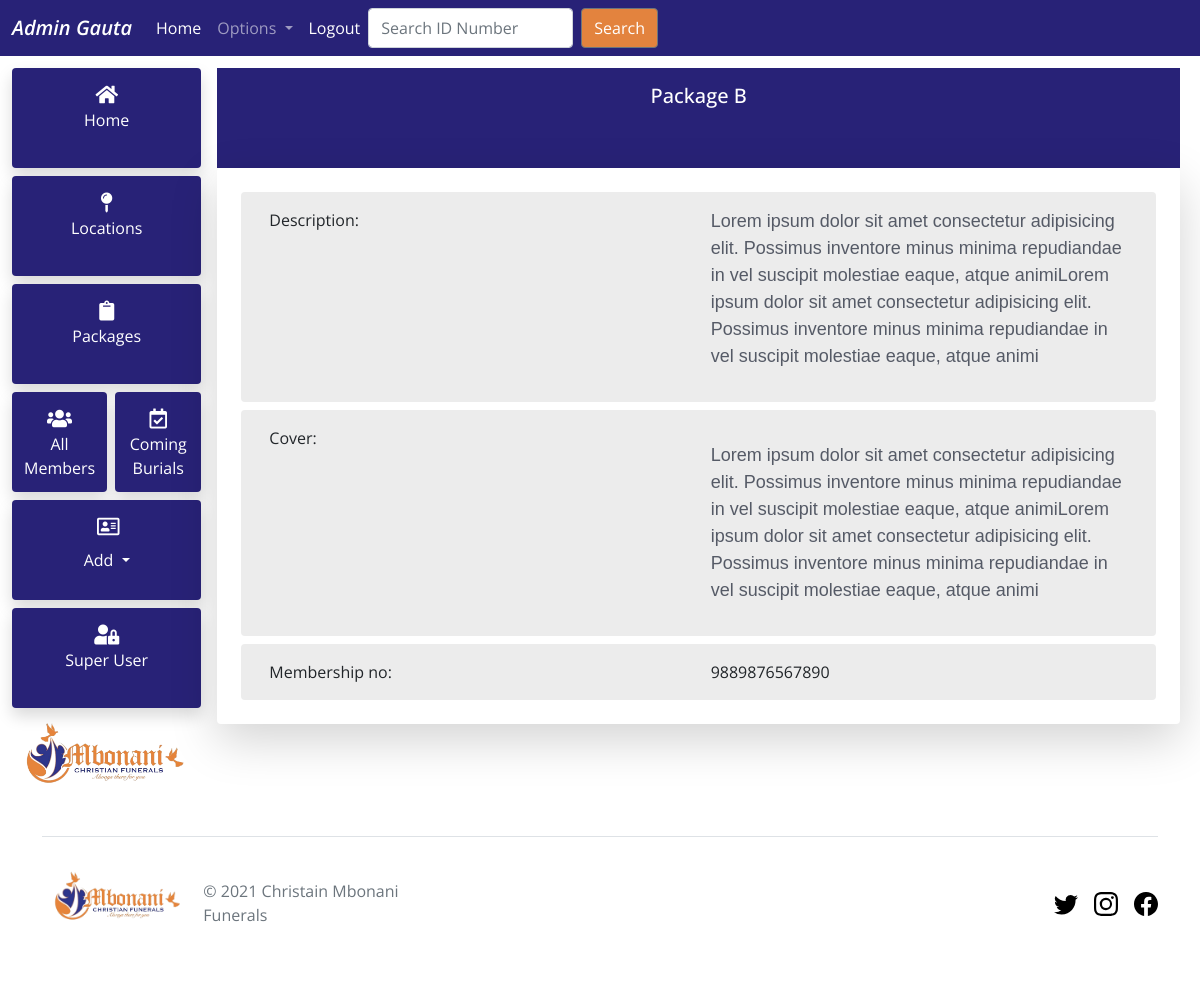
The app's page /members/member-package/9889876567890 (signed in) with its own data.
### accounts/models.py (models this page shows)
class Member(AbstractUser):
    status = models.CharField(max_length=15,
                              choices=STATUS_CHOICES,
                              default="pending")
    package = models.ForeignKey(Package,
                                max_length=15,
                                on_delete=models.CASCADE,
                                blank=True,
                                null=True)
    id_number = models.CharField(max_length=13, unique=True)
    phone_number = models.CharField(max_length=11)
    phone_number_2 = models.CharField(max_length=11, blank=True)
    address = models.CharField(max_length=500)
    id_copy = models.FileField(upload_to='files/identity_docs/', blank=True)
    proof_of_address = models.FileField(upload_to='files/address_docs/',
                                        blank=True)
    recieved_by = models.CharField(max_length=250, default='online')
    created = models.DateTimeField(auto_now_add=True)
    burial_date = models.DateTimeField(blank=True, null=True)
    slug = models.SlugField(unique=True)
    def __str__(self):
        return self.first_name

### website/models.py (models this page shows)
class Package(models.Model):
    package = models.CharField(max_length=50, null=True, blank=True)
    description = models.TextField(null=True, blank=True)
    services = models.TextField(blank=True, null=True)
    def __str__(self):
        return self.package

### accounts/views.py (the view)
@login_required(login_url='login')
def memberPackage(request, slug_id):
    member = Member.objects.get(slug=slug_id)
    context = {'member': member}
    return render(request, 'accounts/member-package.html', context)

### accounts/templates/accounts/member-package.html (shortened to what this page needs)
{% extends 'main/main.html' %}
{% load static %}
{% block content %}
    {% if member.package %}
              <div class="mt-1 my-5">
                <div class="spouse-card p-3">
                  <center>
                    <h5 class="spouse-fonts">
                      {{member.package}}
                    </h5>
                  </center>
                </div>
                <div class="member-info shadow-lg rounded p-3">
                  <div class="row p-3 rounded m-2 info-details-bg">
                    <div class="col-sm sm-padding">Description:</div>
                    <div class="col-sm"><p>{{member.package.description|safe }}</p></div>
                  </div>
                  <div class="row p-3 rounded m-2 info-details-bg">
                    <div class="col-sm sm-padding">Cover:</div>
                    <div class="col-sm"><p>{{member.package.services|safe }}</p></div>
                  </div>
                   <div class="row p-3 rounded m-2 info-details-bg">
                    <div class="col-sm sm-padding">Membership no:</div>
                    <div class="col-sm">{{member.id_number}}</div>
                  </div>
                </div>
              </div>
    {% endif %}
</div>
{% endblock %}

### templates/main/navbar.html (shortened to what this page needs)
{% if request.user.is_staff %}
<nav class="navbar navbar-expand-lg navbar-dark christian-bg ">
  <div class="container-fluid">
    <a class="navbar-brand italic-600" href="{% url 'homepage' %}">Admin {{ request.user }}</a>
    <div class="collapse navbar-collapse" id="navbarSupportedContent">
      <ul class="navbar-nav me-auto mb-2 mb-lg-0">
        <li class="nav-item">
          <a class="nav-link text-white" aria-current="page" href="{% url 'homepage' %}">Home</a>
        </li>
         <li class="nav-item dropdown">
          <a class="nav-link dropdown-toggle" href="#" id="navbarDropdown" role="button" data-bs-toggle="dropdown" aria-expanded="false">
            Options
          </a>
        </li>
        <li class="nav-item">
          <a class="nav-link text-white" href="{% url 'logout' %}">Logout</a>
        </li>
      <form method="POST" action="{% url 'search-member' %}" class="d-flex">
        <input
          class="form-control me-2"
          type="search"
          placeholder="Search ID Number"
          name="searched"
          aria-label="Search"
        />
        <button class="btn btn-outline-secondary" type="submit">Search</button>
      </form>
    </div>
  </div>
</nav>
{% endif %}

### static/css/homepage.css (style rules this page uses)
:root { --primary-color: #e3833e; --secondart-color: #282277; --fonts-color: white; background-color: #ffffff; }

### static/css/upcoming_brurials.css (style rules this page uses)
:root { --primary-color: #e3833e; --secondart-color: #282277; --fonts-color: white; background-color: #ffffff; }
.info-details-bg { background-color: #ececec; }
.spouse-card { height: 100px; width: 100%; background-color: var(--secondart-color); }
.spouse-fonts { color: white; }

### static/css/all_members.css (style rules this page uses)
:root { --primary-color: #e3833e; --secondart-color: #282277; --fonts-color: white; background-color: #ffffff; }

### static/css/app_admin.css (style rules this page uses)
:root { --primary-color: #e3833e; --secondart-color: #282277; --fonts-color: white; background-color: #ffffff; }
body { font-family: "Open Sans", sans-serif; }
a { text-decoration: none; color: white; }
.christian-bg { background-color: #282277; color: white; }
li.nav-item.dropdown::marker { color: transparent; }

### static/css/member_base.css (style rules this page uses)
:root { --primary-color: #e3833e; --secondart-color: #282277; --fonts-color: white; background-color: #ffffff; }
body { font-family: "Open Sans", sans-serif; }
a { text-decoration: none; color: white; }
.christian-bg { background-color: #282277; color: white; }

### templates/main/navbar.html (style rules this page uses)
.christian-bg { background-color: #282277; color: white; }
.italic-600 { font-weight: 600 !important; font-style: italic !important; }
.btn-outline-secondary { background-color: #e3833e; color: #ffffff; }

### records on screen
Member: user "Gauta"
Member: package "Package B", package.description "Lorem ipsum dolor sit amet consectetur adipisicing elit. Possimus inventore minus minima repudiandae in vel suscipit molestiae eaque, atque animiLorem ipsum dolor sit amet consectetur adipisicing elit. Possimus inventore minus minima repudiandae in vel suscipit molestiae eaque, atque animi", package.services "Lorem ipsum dolor sit amet consectetur adipisicing elit. Possimus inventore minus minima repudiandae in vel suscipit molestiae eaque, atque animiLorem ipsum dolor sit amet consectetur adipisicing elit. Possimus inventore minus minima repudiandae in vel suscipit molestiae eaque, atque animi", id_number "9889876567890"
